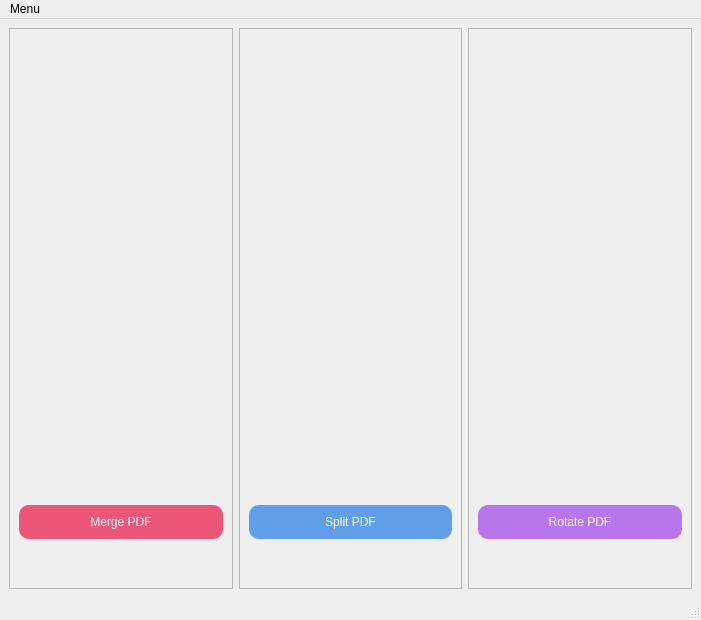
<?xml version="1.0" encoding="UTF-8"?>
<ui version="4.0">
 <class>MainWindow</class>
 <widget class="QMainWindow" name="MainWindow">
  <property name="geometry">
   <rect>
    <x>0</x>
    <y>0</y>
    <width>701</width>
    <height>620</height>
   </rect>
  </property>
  <property name="sizePolicy">
   <sizepolicy hsizetype="Preferred" vsizetype="Preferred">
    <horstretch>0</horstretch>
    <verstretch>0</verstretch>
   </sizepolicy>
  </property>
  <property name="windowTitle">
   <string>PDF Merger</string>
  </property>
  <property name="windowIcon">
   <iconset>
    <normaloff>icons/letter-m.png</normaloff>icons/letter-m.png</iconset>
  </property>
  <property name="tabShape">
   <enum>QTabWidget::Rounded</enum>
  </property>
  <widget class="QWidget" name="centralwidget">
   <layout class="QHBoxLayout" name="horizontalLayout_2">
    <item>
     <widget class="QFrame" name="merge_frame">
      <property name="frameShape">
       <enum>QFrame::StyledPanel</enum>
      </property>
      <property name="frameShadow">
       <enum>QFrame::Raised</enum>
      </property>
      <layout class="QVBoxLayout" name="merge_vertical_layout">
       <item>
        <widget class="QLabel" name="merge_logo_label">
         <property name="text">
          <string/>
         </property>
         <property name="pixmap">
          <pixmap>icons/mergePDF_logo.png</pixmap>
         </property>
         <property name="alignment">
          <set>Qt::AlignCenter</set>
         </property>
        </widget>
       </item>
       <item>
        <widget class="QPushButton" name="merge_push_button">
         <property name="enabled">
          <bool>true</bool>
         </property>
         <property name="styleSheet">
          <string notr="true">QPushButton {
	background-color: #EB5679;
	color: #FFFFFF;
	border: none;
	padding: 10px;
	border-radius: 10px;
}
QPushButton:pressed {
	background-color: #EE708E;
}
</string>
         </property>
         <property name="text">
          <string>Merge PDF</string>
         </property>
        </widget>
       </item>
       <item>
        <spacer name="merge_vertical_spacer">
         <property name="orientation">
          <enum>Qt::Vertical</enum>
         </property>
         <property name="sizeType">
          <enum>QSizePolicy::Fixed</enum>
         </property>
         <property name="sizeHint" stdset="0">
          <size>
           <width>20</width>
           <height>40</height>
          </size>
         </property>
        </spacer>
       </item>
      </layout>
     </widget>
    </item>
    <item>
     <widget class="QFrame" name="split_frame">
      <property name="frameShape">
       <enum>QFrame::StyledPanel</enum>
      </property>
      <property name="frameShadow">
       <enum>QFrame::Raised</enum>
      </property>
      <layout class="QVBoxLayout" name="split_vertical_layout">
       <item>
        <widget class="QLabel" name="split_logo_label">
         <property name="text">
          <string/>
         </property>
         <property name="pixmap">
          <pixmap>icons/splitPDF_logo.png</pixmap>
         </property>
         <property name="alignment">
          <set>Qt::AlignCenter</set>
         </property>
        </widget>
       </item>
       <item>
        <widget class="QPushButton" name="split_push_button">
         <property name="enabled">
          <bool>true</bool>
         </property>
         <property name="styleSheet">
          <string notr="true">QPushButton {
	background-color: #609EEA;
	color: #FFFFFF;
	border: none;
	padding: 10px;
	border-radius: 10px;
}
QPushButton:pressed {
	background-color: #83B3EF;
}
</string>
         </property>
         <property name="text">
          <string>Split PDF</string>
         </property>
        </widget>
       </item>
       <item>
        <spacer name="split_vertical_spacer">
         <property name="orientation">
          <enum>Qt::Vertical</enum>
         </property>
         <property name="sizeType">
          <enum>QSizePolicy::Fixed</enum>
         </property>
         <property name="sizeHint" stdset="0">
          <size>
           <width>20</width>
           <height>40</height>
          </size>
         </property>
        </spacer>
       </item>
      </layout>
     </widget>
    </item>
    <item>
     <widget class="QFrame" name="rotate_frame">
      <property name="frameShape">
       <enum>QFrame::StyledPanel</enum>
      </property>
      <property name="frameShadow">
       <enum>QFrame::Raised</enum>
      </property>
      <layout class="QVBoxLayout" name="rotate_vertical_layout">
       <property name="topMargin">
        <number>6</number>
       </property>
       <item>
        <widget class="QLabel" name="rotate_logo_label">
         <property name="text">
          <string/>
         </property>
         <property name="pixmap">
          <pixmap>icons/rotatePDF_logo.png</pixmap>
         </property>
         <property name="alignment">
          <set>Qt::AlignCenter</set>
         </property>
        </widget>
       </item>
       <item>
        <widget class="QPushButton" name="rotate_push_button">
         <property name="enabled">
          <bool>true</bool>
         </property>
         <property name="styleSheet">
          <string notr="true">QPushButton {
	background-color: #B876ED;
	color: #FFFFFF;
	border: none;
	padding: 10px;
	border-radius: 10px;
}
QPushButton:pressed {
	background-color: #CA99F2;
}
</string>
         </property>
         <property name="text">
          <string>Rotate PDF</string>
         </property>
        </widget>
       </item>
       <item>
        <spacer name="rotate_vertical_spacer">
         <property name="orientation">
          <enum>Qt::Vertical</enum>
         </property>
         <property name="sizeType">
          <enum>QSizePolicy::Fixed</enum>
         </property>
         <property name="sizeHint" stdset="0">
          <size>
           <width>20</width>
           <height>40</height>
          </size>
         </property>
        </spacer>
       </item>
      </layout>
     </widget>
    </item>
   </layout>
  </widget>
  <widget class="QMenuBar" name="menubar">
   <property name="geometry">
    <rect>
     <x>0</x>
     <y>0</y>
     <width>701</width>
     <height>22</height>
    </rect>
   </property>
   <widget class="QMenu" name="menuMenu">
    <property name="title">
     <string>Menu</string>
    </property>
    <addaction name="actionMenu"/>
    <addaction name="actionMerge_PDF"/>
    <addaction name="actionSplit_PDF"/>
    <addaction name="actionRotate_PDF"/>
   </widget>
   <addaction name="menuMenu"/>
  </widget>
  <widget class="QStatusBar" name="statusbar"/>
  <action name="actionMenu">
   <property name="icon">
    <iconset>
     <normaloff>icons/home.png</normaloff>icons/home.png</iconset>
   </property>
   <property name="text">
    <string>Home</string>
   </property>
  </action>
  <action name="actionRotate_PDF">
   <property name="icon">
    <iconset>
     <normaloff>icons/rotate.png</normaloff>icons/rotate.png</iconset>
   </property>
   <property name="text">
    <string>Rotate PDF</string>
   </property>
  </action>
  <action name="actionSplit_PDF">
   <property name="icon">
    <iconset>
     <normaloff>icons/split.png</normaloff>icons/split.png</iconset>
   </property>
   <property name="text">
    <string>Split PDF</string>
   </property>
  </action>
  <action name="actionMerge_PDF">
   <property name="icon">
    <iconset>
     <normaloff>icons/merge.png</normaloff>icons/merge.png</iconset>
   </property>
   <property name="text">
    <string>Merge PDF</string>
   </property>
  </action>
 </widget>
 <resources/>
 <connections/>
</ui>
